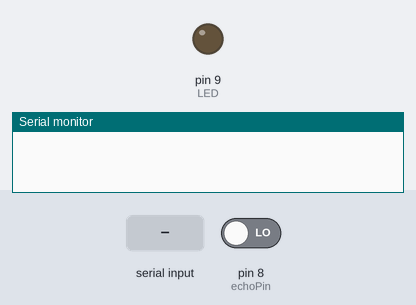
Simulated run of this sketch. Board: Arduino Mega 2560, built with avr-gcc and run on an emulated ATmega2560. On the bench: output pins drawn as LEDs (lit = HIGH), the last lines printed to the serial monitor. The test bench sets the inputs (shaded band); at power-on: pin 8 (echoPin) LOW. Pins used as bus, display or sensor lines are not drawn.

Above: at 1.2 s.
1.3 s: "1" received over Serial
At 3.1 s:
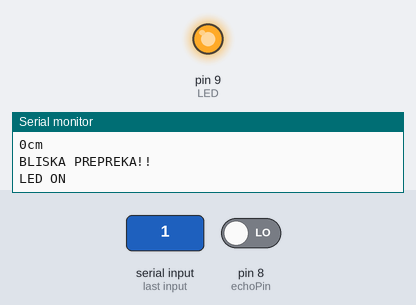
4.3 s: "2" received over Serial
At 4.3 s:
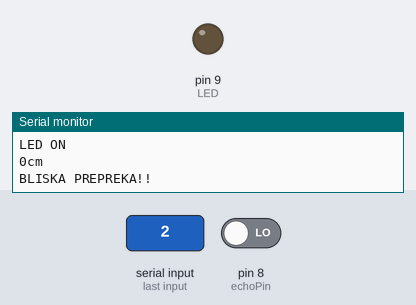
Timing chart, 0 to 7.3 s (numbered marks = the images above; inputs shaded):
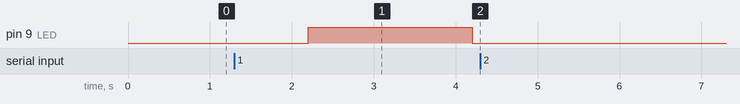

Measured:
- after the input at 1.3 s, pin 9 (LED): LOW → HIGH after 0.90 s, → LOW 2.0 s later
- after the input at 4.3 s, pin 9 (LED): stops changing and stays LOW

The sketch:

Bluetooth_HC-05.ino
```cpp
/*
 * --Kiril & Flip--
 * HC-05 ili HC-06 so Arduino Mega 2560
 *
 *  Pred testiranje
 *   1. Proverka na povrzuvanjeto na site senzori
 *   2. Povrzuvanje na zica od 3.3 v do pin 34 na HC-05 (ili stiskanje na kopceto) kaj hc06 nonstop 3.3v vo 34 pin
 *   3. Go vadis Ground na HC-05
 *   4. Vrakjas Ground
 *   5. Se povruzvas od telefon
 *   6. So 1 se pali, so 0 se gasi
 *   7. Ako e poblisku od 15 cm isto i e upalena pak ja gasi
 */

int triggerPin = 7; //trigger pin na ultra sonic vo D7
int echoPin = 8;    //echo pin na ultra sonic vo D8
int LED = 9; //led pin vo D9
int info = 0;//promenliva za informacijata koja ja dobivame od hc05
int sostojba = 0;//ke ni ja kazuva sostojbata dokolku veke upalena led da ne kazuva celo vreme (obratno istotaka)
bool flag = false; //false e ako led e izgasena a true e ako led e upalena

void setup() {

  Serial.begin(9600);  //Pocnuvanje na serial comunication, za da mozeme da ja gledame distancata sto se meri

  //definiranje na pinovite (input ili output)
  pinMode(triggerPin, OUTPUT);
  pinMode(echoPin, INPUT);
  pinMode(LED, OUTPUT);

  //na pocetokot na programata sijalicata e isklucena za da nema zbunki
  digitalWrite(LED, LOW);

}

void loop(){
  bluetooth();
  sensor();
}


void bluetooth() {


  if(Serial.available() > 0){  //proveruva dali ima bilo kakva povratna informacija od serial liniite
    info = Serial.read();   //ako ima informacija (0 ili 1) od hc05 se smestuva vo info

    sostojba = 0;   //prethodnata sostojba ne se znae (ako e 1 ke se znae dali e upalena ili izgasena sijalicata)
  }
  if(info == '1'){                //ako dobie broj 1
    digitalWrite(LED, HIGH);    //ke ja upali sijalicata
    if(sostojba == 0){              //ako sostojbata e 0, togas prikazi deka LED e upalena i potoa smeni ja vo 1
      Serial.println("LED ON");  //^^so sostojba promenlivata se pravi prevencija da ne pisuva celo vreme deka sijalicata e upalena
      sostojba = 1;
      flag = true;               //Flagot se koristi za dali e upalena ili izgasena sijalcata (true e za on, false e za off)
    }
   }
  else if(info == '0'){           //ako dobie broj 0
    digitalWrite(LED, LOW);      //ke ja izgasi sijalicata
    if(sostojba == 0){
      Serial.println("LED OFF"); //prikazuva LED OFF
      sostojba = 1;
      flag = false;              //izgasena sijalica
     }
  }
}


void sensor() {

  int vreme, distanca;    //vremetranje = vreme, distanca = dalecina

  digitalWrite(triggerPin, HIGH); //prakjanje na bran
  delay(1000);
  digitalWrite(triggerPin, LOW);

  vreme = pulseIn(echoPin, HIGH); //pulseIn - specijalna funkcija za slusanje na branot (echo pinot)
  distanca = (vreme/2) / 29.1; //transformiranje na brojot vo cm (za inchi, se menja brojot 29.1 )

  Serial.print(distanca);    //printajki gi brojkite
  Serial.print("cm");       //i ednicata
  Serial.println(" ");      //nova linija

  //dodaten del za gasenje na led sijalicata ako ima prepreka poblisku od 15 cm
  //ako se trgne preprekata pak si sveti ako svetela prethodno
  if(distanca <= 15){
    digitalWrite(LED, LOW);
    Serial.println("BLISKA PREPREKA!!");
    delay(200); //pogolem delay za da se bide vidlivo gasenjeto, ako nema delay nema da se primeti samo ke trepne
  }

  else if(flag==true)   //ako prethodno svetela povtorno upali ja
  digitalWrite(LED,HIGH);

  }
```
